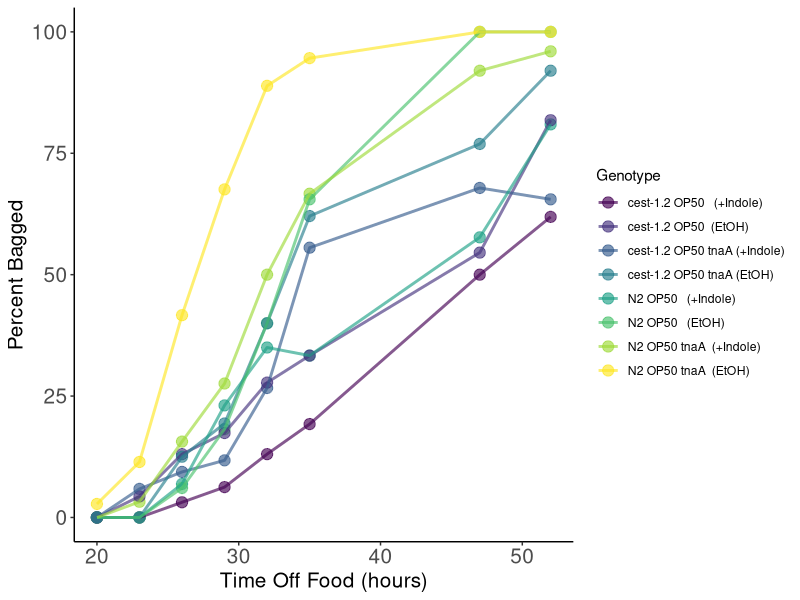

R code for this plot:
## ---- chunk 1
knitr::opts_chunk$set(echo = TRUE)
library(tidyverse)
library(patchwork)
library(ggbeeswarm)
library(kableExtra)
library(magrittr)
library(viridis)
theme_set(theme_classic())
## ---- chunk 2

df <- read_csv("02-09-2023_Bagging_cest-1.2.csv")
## ---- chunk 3
(BaggingPlot <- df %>%
   filter()  %>%
  ggplot(aes(x = Time_Off_Food , color = Genotype, y = Percent_Bagged)) +
  geom_point(size = 3.5)+
  geom_line(size = 1) +
  scale_color_viridis(discrete = TRUE, option = "D", alpha = 0.65) +
    scale_fill_viridis(discrete = TRUE, option = "D", alpha = 0.65) +
   labs(y = "Percent Bagged", x = "Time Off Food (hours)") +
   theme(axis.text=element_text(size=15), axis.title =element_text(size=15)))
